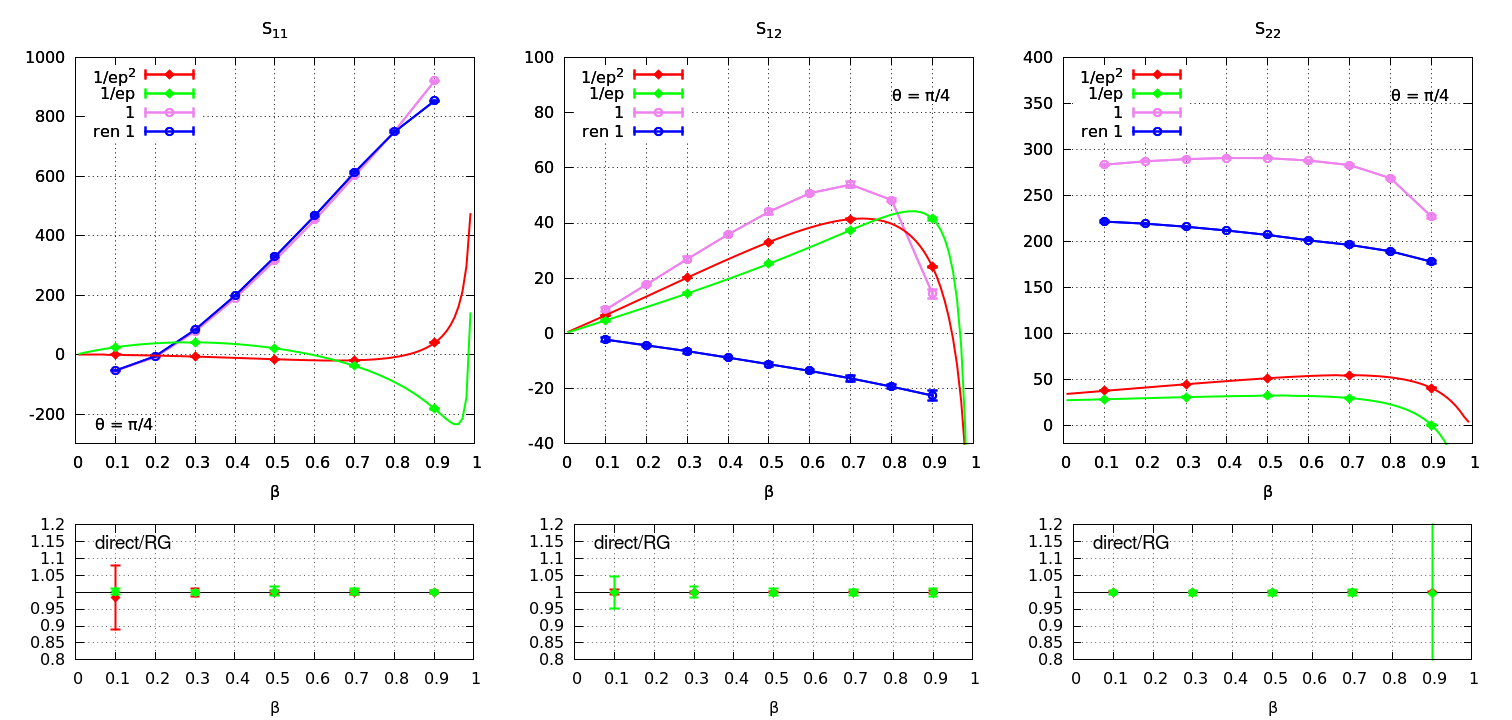

Source code (gnuplot):
#
 
set terminal pngcairo enhanced size 21in, 10in 
set output 'ratios-soft-function-qq-re-beta.png'

set multiplot

set ylabel ""
set xlabel "{/Symbol b}"
#set format y "10^{%T}"

set style line 1 lt 1 lw 2 pt 13 ps 1.2 lc rgb "red" 
set style line 2 lt 1 lw 2 pt 13 ps 1.2 lc rgb "green" 
set style line 3 lt 1 lw 2 pt 13 ps 1.2 lc rgb "blue" 
set style line 4 lt 1 lw 2 pt 13 ps 1.2 lc rgb "violet" 

set grid
set xrange [0:1]
set xtics 0.1
set size 0.333333, 0.7

#-----------------------------------------------------------------------------
#-----------------------------------------------------------------------------
#-- Plots
#-----------------------------------------------------------------------------
#-----------------------------------------------------------------------------
#-----------------------------------------------------------------------------
set origin 0,0.3
set key top left
#set yrange [-3000:1000]
set yrange [-300:1000]
#set yrange [-1:-0.6]
set title 'S_{11}'
set label 2 "{/Symbol q} = {/Symbol p}/4" at graph 0.05, 0.05 left 
plot   \
  '<paste ../tabletad11.dat ../tablebub11.dat ../table2cut11.dat ../oldtable1cut.dat'  \
  u 1:($2+$6+$24+$32):($25) w err ls 1 t '1/ep^2',\
  '<paste ../tabletad11.dat ../tablebub11.dat ../table2cut11.dat ../oldtable1cut.dat'  \
  u 1:($3+$7+$26+$33):($27) w err ls 2 t '1/ep',\
  '../tablealt.dat' u 1:2:3 w err ls 4 pt 6 t '1',\
  '' u 1:2 w l ls 4 t '',\
  '<paste ../tablealt.dat ../common/tablerge2ep0.dat' u 1:($2+$9):3 w err ls 3 pt 6 t 'ren 1',\
  '' u 1:($2+$9) w l ls 3 t ''
  #'<paste ../tabletad11.dat ../tablebub11.dat ../table2cut11.dat ../oldtable1cut.dat'  \
  #u 1:($4+$8+$28+$34):($29) w err ls 3 t '1',\

replot \
  '../common/tablerge.dat' u 1:(-$2) w l ls 1 t '',\
  '../common/tablerge.dat' u 1:(-$3) w l ls 2 t ''

#-----------------------------------------------------------------------------
set origin 0.33,0.3
set key top left
#set yrange [-200:200]
set yrange [-40:100]
set title 'S_{12}'
set label 2 "{/Symbol q} = {/Symbol p}/4" at graph 0.80, 0.9 left 
plot   \
  '<paste ../tabletad12.dat ../tablebub12.dat ../table2cut12.dat ../oldtable1cut.dat'  \
  u 1:($2+$6+$24+$36):($25) w err ls 1 t '1/ep^2',\
  '<paste ../tabletad12.dat ../tablebub12.dat ../table2cut12.dat ../oldtable1cut.dat'  \
  u 1:($3+$7+$26+$37):($27) w err ls 2 t '1/ep' ,\
  '../tablealt.dat' u 1:4:5 w err ls 4 pt 6 t '1',\
  '' u 1:4 w l ls 4 t '',\
  '<paste ../tablealt.dat ../common/tablerge2ep0.dat' u 1:($4+$10):5 w err ls 3 pt 6 t 'ren 1',\
  '' u 1:($4+$10) w l ls 3 t ''
  #'<paste ../tabletad12.dat ../tablebub12.dat ../table2cut12.dat ../oldtable1cut.dat'  \
  #u 1:($4+$8+$28+$38):($29) w err ls 3 t '1' ,\

replot \
  '../common/tablerge.dat' u 1:(-$4) w l ls 1 t '',\
  '../common/tablerge.dat' u 1:(-$5) w l ls 2 t '',\

#-----------------------------------------------------------------------------
set origin 0.66,0.3
set key top left
set yrange [-20:400]
set title 'S_{22}'
#set label 1 "Direct RG" at graph 0.17, 0.95 left 
set label 2 "{/Symbol q} = {/Symbol p}/4" at graph 0.80, 0.9 left 
plot   \
  '<paste ../tabletad22.dat ../tablebub22.dat ../table2cut22.dat ../oldtable1cut.dat'  \
  u 1:($2+$6+$24+$40):($25) w err ls 1 t '1/ep^2',\
  '<paste ../tabletad22.dat ../tablebub22.dat ../table2cut22.dat ../oldtable1cut.dat'  \
  u 1:($3+$7+$26+$41):($27) w err ls 2 t '1/ep',\
  '../tablealt.dat' u 1:6:7 w err ls 4 pt 6 t '1',\
  '' u 1:6 w l ls 4 t '',\
  '<paste ../tablealt.dat ../common/tablerge2ep0.dat' u 1:($6+$11):7 w err ls 3 pt 6 t 'ren 1',\
  '' u 1:($6+$11) w l ls 3 t ''
  #'<paste ../tabletad22.dat ../tablebub22.dat ../table2cut22.dat ../oldtable1cut.dat'  \
  #u 1:($4+$8+$28+$42):($29) w err ls 3 t '1',\

replot \
  '../common/tablerge.dat' u 1:(-$6) w l ls 1 t '',\
  '../common/tablerge.dat' u 1:(-$7) w l ls 2 t ''

set size 0.333, 0.3
unset title
unset label 2


#-----------------------------------------------------------------------------
#-----------------------------------------------------------------------------
#-- Ratios
#-----------------------------------------------------------------------------
#-----------------------------------------------------------------------------
set origin 0,0.0
set yrange [0.8:1.2]
#set yrange [*:*]
#set ytics 0.4
set label 3 "direct/RG" at graph 0.05, 0.9 left font "Helvetica,14"
plot   \
   1 lt -1 t '',\
  '<paste ../tabletad11.dat ../tablebub11.dat ../table2cut11.dat ../oldtable1cut.dat ../common/oldtablerge2.dat'  \
  u 1:(-($2+$6+$24+$32)/$56):($25/$56) w err ls 1 t '',\
  '<paste ../tabletad11.dat ../tablebub11.dat ../table2cut11.dat ../oldtable1cut.dat ../common/oldtablerge2.dat'  \
  u 1:(-($3+$7+$26+$33)/$57):($27/$57) w err ls 2 t ''


#-----------------------------------------------------------------------------
set origin 0.33,0.0
#set yrange [*:*]
plot   \
   1 lt -1 t '',\
  '<paste ../tabletad12.dat ../tablebub12.dat ../table2cut12.dat ../oldtable1cut.dat ../common/oldtablerge2.dat'  \
  u 1:(-($2+$6+$24+$36)/$58):($25/$58) w err ls 1 t '',\
  '<paste ../tabletad12.dat ../tablebub12.dat ../table2cut12.dat ../oldtable1cut.dat ../common/oldtablerge2.dat'  \
  u 1:(-($3+$7+$26+$37)/$59):($27/$59) w err ls 2 t ''


#-----------------------------------------------------------------------------
set origin 0.66,0.0
#set yrange [*:*]
plot   \
   1 lt -1 t '',\
  '<paste ../tabletad22.dat ../tablebub22.dat ../table2cut22.dat ../oldtable1cut.dat ../common/oldtablerge2.dat'  \
  u 1:(-($2+$6+$24+$40)/$60):($25/$60) w err ls 1 t '',\
  '<paste ../tabletad22.dat ../tablebub22.dat ../table2cut22.dat ../oldtable1cut.dat ../common/oldtablerge2.dat'  \
  u 1:(-($3+$7+$26+$41)/$61):($27/$61) w err ls 2 t ''
